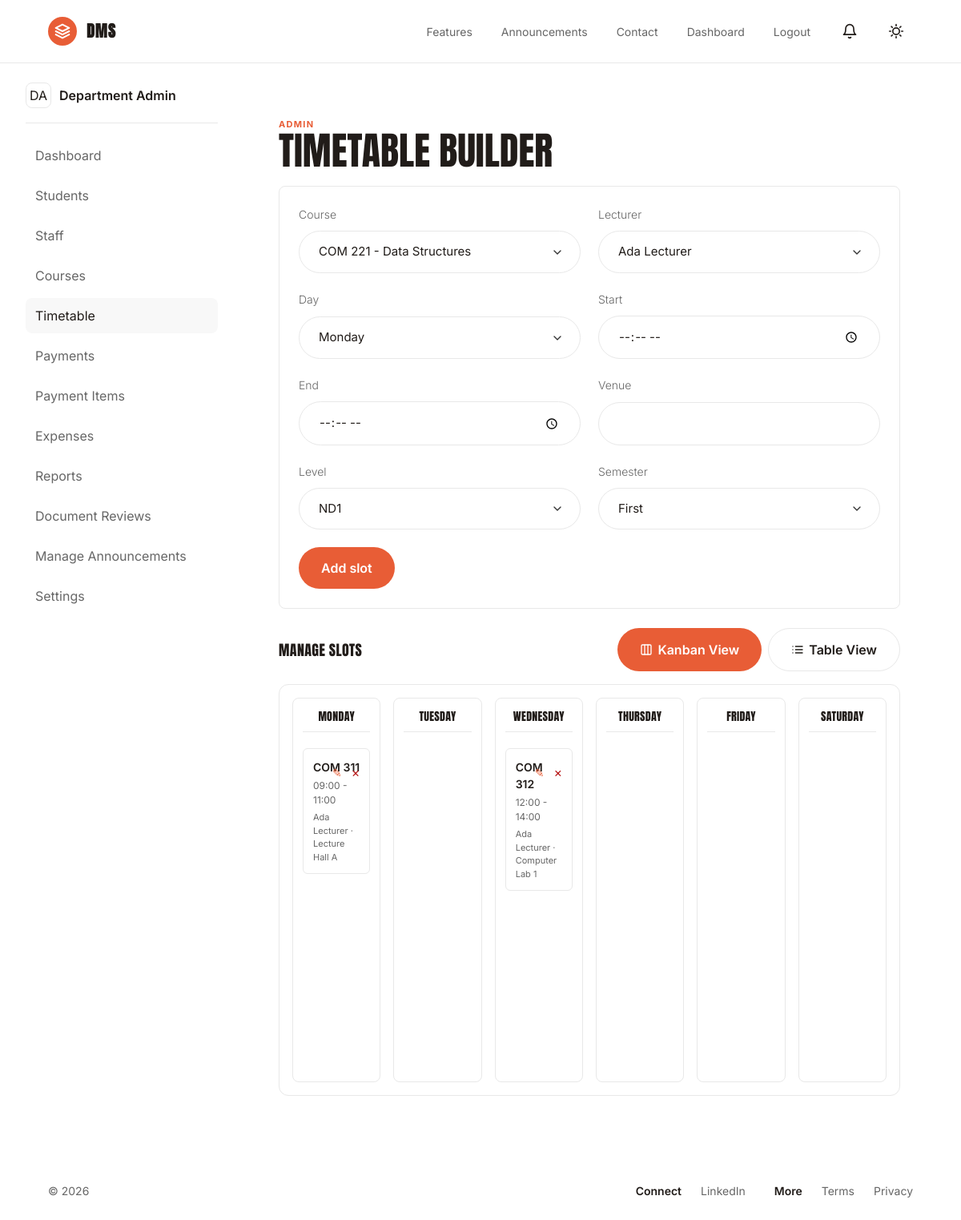
Page /admin/timetable.php (signed in) on the committed database.
### tables this page shows
CREATE TABLE timetable (
    id INT AUTO_INCREMENT PRIMARY KEY,
    course_id INT NOT NULL,
    staff_id INT NULL,
    day_of_week VARCHAR(20) NOT NULL,
    start_time TIME NOT NULL,
    end_time TIME NOT NULL,
    venue VARCHAR(120) NOT NULL,
    level VARCHAR(20) NOT NULL,
    semester VARCHAR(30) NOT NULL,
    created_at TIMESTAMP DEFAULT CURRENT_TIMESTAMP,
    INDEX idx_timetable_day (day_of_week, start_time),
    FOREIGN KEY (course_id) REFERENCES courses(id) ON DELETE CASCADE,
    FOREIGN KEY (staff_id) REFERENCES staff(id) ON DELETE SET NULL
);

CREATE TABLE courses (
    id INT AUTO_INCREMENT PRIMARY KEY,
    code VARCHAR(30) NOT NULL UNIQUE,
    title VARCHAR(180) NOT NULL,
    credit_units TINYINT NOT NULL DEFAULT 3,
    level VARCHAR(20) NOT NULL,
    semester VARCHAR(30) NOT NULL,
    status ENUM('active','inactive') DEFAULT 'active',
    created_at TIMESTAMP DEFAULT CURRENT_TIMESTAMP
);

CREATE TABLE users (
    id INT AUTO_INCREMENT PRIMARY KEY,
    role_id INT NOT NULL,
    name VARCHAR(160) NOT NULL,
    email VARCHAR(160) NOT NULL UNIQUE,
    password VARCHAR(255) NOT NULL,
    status ENUM('pending','active','inactive','suspended') NOT NULL DEFAULT 'pending',
    email_verified_at TIMESTAMP NULL,
    last_login_at TIMESTAMP NULL,
    deleted_at TIMESTAMP NULL,
    created_at TIMESTAMP DEFAULT CURRENT_TIMESTAMP,
    updated_at TIMESTAMP DEFAULT CURRENT_TIMESTAMP ON UPDATE CURRENT_TIMESTAMP,
    INDEX idx_users_status (status),
    FOREIGN KEY (role_id) REFERENCES roles(id)
);

### helpers/functions.php (called while the page is built, shortened)
<?php
function e(?string $value): string
{
    return htmlspecialchars((string) $value, ENT_QUOTES, 'UTF-8');
}

### admin/timetable.php (the view, shortened to what this page needs)
<?php
require_once __DIR__ . '/../middleware/auth.php';
$courses = $pdo->query('SELECT id, code, title FROM courses ORDER BY code')->fetchAll();
$staff = $pdo->query('SELECT staff.id, users.name FROM staff INNER JOIN users ON users.id = staff.user_id ORDER BY users.name')->fetchAll();
$slots = $pdo->query('SELECT timetable.*, courses.code, users.name AS lecturer FROM timetable INNER JOIN courses ON courses.id = timetable.course_id LEFT JOIN staff ON staff.id = timetable.staff_id LEFT JOIN users ON users.id = staff.user_id ORDER BY day_of_week, start_time')->fetchAll();
include __DIR__ . '/../components/header.php';
?>
<div class="app-layout"><?php include __DIR__ . '/../components/sidebar.php'; ?><section class="workspace">
<div class="workspace-heading"><div><p class="eyebrow">Admin</p><h1>Timetable builder</h1></div></div>
<form class="panel form-grid" method="post"><?= csrf_field() ?><label>Course <select name="course_id"><?php foreach ($courses as $course): ?><option value="<?= e((string) $course['id']) ?>"><?= e($course['code']) ?> - <?= e($course['title']) ?></option><?php endforeach; ?></select></label><label>Lecturer <select name="staff_id"><?php foreach ($staff as $row): ?><option value="<?= e((string) $row['id']) ?>"><?= e($row['name']) ?></option><?php endforeach; ?></select></label><label>Day <select name="day_of_week"><option>Monday</option><option>Tuesday</option><option>Wednesday</option><option>Thursday</option><option>Friday</option><option>Saturday</option></select></label><label>Start <input type="time" name="start_time" required></label><label>End <input type="time" name="end_time" required></label><label>Venue <input name="venue" required></label><label>Level <select name="level"><option>ND1</option><option>ND2</option><option>HND1</option><option>HND2</option></select></label><label>Semester <select name="semester"><option>First</option><option>Second</option></select></label><button class="cta-button" type="submit" style="align-self: end; justify-self: start;">Add slot</button></form>
<div style="display: flex; justify-content: space-between; align-items: center; margin-bottom: 16px; margin-top: 24px;">
    <h2 style="margin: 0; font-size: 18px;">Manage Slots</h2>
    <div style="display: flex; gap: 8px;">
        <button type="button" class="cta-button" onclick="document.getElementById('kanbanView').style.display='block'; document.getElementById('tableView').style.display='none';" style="display: inline-flex; align-items: center; gap: 6px;">
            <svg width="16" height="16" viewBox="0 0 24 24" fill="none" stroke="currentColor" stroke-width="2" stroke-linecap="round" stroke-linejoin="round">
                <rect x="3" y="3" width="18" height="18" rx="2" ry="2"></rect>
                <line x1="9" y1="3" x2="9" y2="21"></line>
                <line x1="15" y1="3" x2="15" y2="21"></line>
            </svg>
            Kanban View
        </button>
        <button type="button" class="cta-button" onclick="document.getElementById('kanbanView').style.display='none'; document.getElementById('tableView').style.display='block';" style="background: var(--surface); color: var(--text); border: 1px solid var(--line); display: inline-flex; align-items: center; gap: 6px;">
            Table View
        </button>
    </div>
</div>
<div id="kanbanView">
<section style="background: var(--bg); border: 1px solid var(--line); border-radius: 12px; padding: 16px;">
    <div class="timetable-grid" style="display: grid; grid-template-columns: repeat(6, 1fr); gap: 16px; min-height: 60vh;">
        <?php $days = ['Monday', 'Tuesday', 'Wednesday', 'Thursday', 'Friday', 'Saturday']; ?>
        <?php foreach ($days as $day): ?>
        <div class="timetable-day" data-day="<?= $day ?>" style="background: var(--surface); border-radius: 8px; padding: 12px; display: flex; flex-direction: column; gap: 12px; border: 1px solid var(--line); transition: all 0.2s ease;">
            <h3 style="text-align: center; font-size: 14px; text-transform: uppercase; border-bottom: 1px solid var(--line); padding-bottom: 8px; margin-top: 0; margin-bottom: 8px;"><?= $day ?></h3>
            <?php foreach ($slots as $slot): ?>
                <?php if ($slot['day_of_week'] === $day): ?>
                    <article class="timetable-slot" draggable="true" data-id="<?= e((string) $slot['id']) ?>" style="position: relative; background: var(--bg); padding: 12px; border-radius: 6px; border: 1px solid var(--line); cursor: grab; transition: transform 0.2s ease, box-shadow 0.2s ease;">
                        <strong style="display: block; font-size: 14px; margin-bottom: 4px;"><?= e($slot['code']) ?></strong>
                        <span style="display: block; font-size: 12px; color: var(--muted); margin-bottom: 4px;"><?= e(substr($slot['start_time'], 0, 5)) ?> - <?= e(substr($slot['end_time'], 0, 5)) ?></span>
                        <small style="display: block; font-size: 11px; color: var(--muted);"><?= e($slot['lecturer'] ?? 'Unassigned') ?> &middot; <?= e($slot['venue']) ?></small>
                        <div style="position: absolute; top: 8px; right: 8px; display: flex; gap: 4px;">
                            <button type="button" style="background: none; border: none; font-size: 14px; cursor: pointer; color: var(--accent); padding: 4px;" onclick="openEditModal(<?= e((string) $slot['id']) ?>, <?= e((string) $slot['course_id']) ?>, <?= e((string) $slot['staff_id']) ?>, '<?= e($slot['day_of_week']) ?>', '<?= e(substr($slot['start_time'], 0, 5)) ?>', '<?= e(substr($slot['end_time'], 0, 5)) ?>', '<?= e($slot['venue']) ?>', '<?= e($slot['level']) ?>', '<?= e($slot['semester']) ?>')">
                                ✎
                            </button>
                            <form class="inline-form" method="post" style="margin: 0;">
                                <button type="submit" style="background: none; border: none; font-size: 16px; cursor: pointer; color: var(--danger); padding: 4px;" onclick="return confirm('Delete this slot?');">&times;</button>
                            </form>
                        </div>
                    </article>
                <?php endif; ?>
            <?php endforeach; ?>
        </div>
        <?php endforeach; ?>
    </div>
</section>
</div>
</section></div>
<?php include __DIR__ . '/../components/footer.php'; ?>

### assets/css/app.css (style rules this page uses)
:root { --bg: #ffffff; --panel: #ffffff; --text: #211c19; --muted: #666666; --soft: #f8f8f8; --line: #e8e8e8; --ink: #211c19; --accent: #E85D36; --warning: #a16207; --danger: #b91c1c; --radius: 8px; --pill-radius: 9999px; }
* { box-sizing: border-box; }
html { color-scheme: light; }
body { margin: 0; background: var(--bg); color: var(--text); font-family: 'Inter', -apple-system, BlinkMacSystemFont, "Segoe UI", Roboto, Arial, sans-serif; font-weight: 400; line-height: 1.5; letter-spacing: 0; }
h1, h2, h3, h4, h5, h6 { font-family: 'Anton', sans-serif; font-weight: 400; text-transform: uppercase; letter-spacing: 0.02em; }
strong, th { font-weight: 600; font-family: 'Inter', sans-serif; }
.brand, .nav, .hero-actions, .inline-form { display: flex; align-items: center; gap: 12px; }
.button, button, input, select, textarea { border-radius: var(--radius); border: 1px solid var(--line); font: inherit; }
.button, button { display: inline-flex; align-items: center; justify-content: center; min-height: 42px; padding: 9px 16px; cursor: pointer; font-weight: 400; }
.cta-button { border-radius: var(--pill-radius); padding: 14px 28px; font-weight: 600; font-size: 16px; border: none; cursor: pointer; color: #fff; background: var(--accent); display: inline-flex; justify-content: center; align-items: center; }
.home-hero h1, .page-heading h1, .workspace-heading h1 { margin: 0; font-size: clamp(44px, 6vw, 76px); line-height: 1.02; letter-spacing: 0; max-width: 820px; }
.eyebrow { margin: 0; color: var(--accent); text-transform: uppercase; font-size: 11px; font-weight: 700; letter-spacing: .12em; }
.panel, .auth-card, .feature-grid article, .contact-grid article { background: var(--panel); border: 1px solid var(--line); border-radius: var(--radius); }
.app-layout label, .auth-card label, dialog label { display: grid; gap: 10px; color: var(--muted); font-size: 14px; font-weight: 300; }
.app-layout input, .app-layout select, .app-layout textarea, .auth-card input, .auth-card select, .auth-card textarea, dialog input, dialog select, dialog textarea { width: 100%; padding: 14px 24px; background-color: var(--bg); color: var(--text); font-weight: 400; font-size: 15px; border-radius: var(--pill-radius); border: 1px solid var(--line); }
select { appearance: none; -webkit-appearance: none; -moz-appearance: none; padding-right: 48px !important; background-repeat: no-repeat; background-position: right 20px center; background-size: 16px; }
.form-grid { display: grid; grid-template-columns: repeat(2, minmax(0, 1fr)); gap: 22px; }
.app-layout { display: grid; grid-template-columns: 240px minmax(0, 1fr); min-height: calc(100vh - 73px); gap: 32px; padding: 24px 32px; }
.workspace { padding: clamp(24px, 4vw, 44px); min-width: 0; }
.workspace-heading { display: flex; justify-content: space-between; align-items: center; margin-bottom: 20px; }
.workspace-heading h1 { font-size: clamp(30px, 4vw, 52px); }
.panel { padding: 24px; margin-bottom: 16px; min-width: 0; }

### rows in the picture
timetable: course.code "COM 311", start_time "09:00", end_time "11:00", users.name "Ada Lecturer", venue "Lecture Hall A"
timetable: course.code "COM 312", start_time "12:00", end_time "14:00", users.name "Ada Lecturer", venue "Computer Lab 1"

### other values in the picture
initials($profileName) "DA"
$profileName "Department Admin"
$label "Dashboard"
$label "Students"
$label "Staff"
$label "Courses"
$label "Timetable"
$label "Payments"
$label "Payment Items"
$label "Expenses"
$label "Reports"
$label "Document Reviews"
$label "Manage Announcements"
$label "Settings"
$day "MONDAY"
